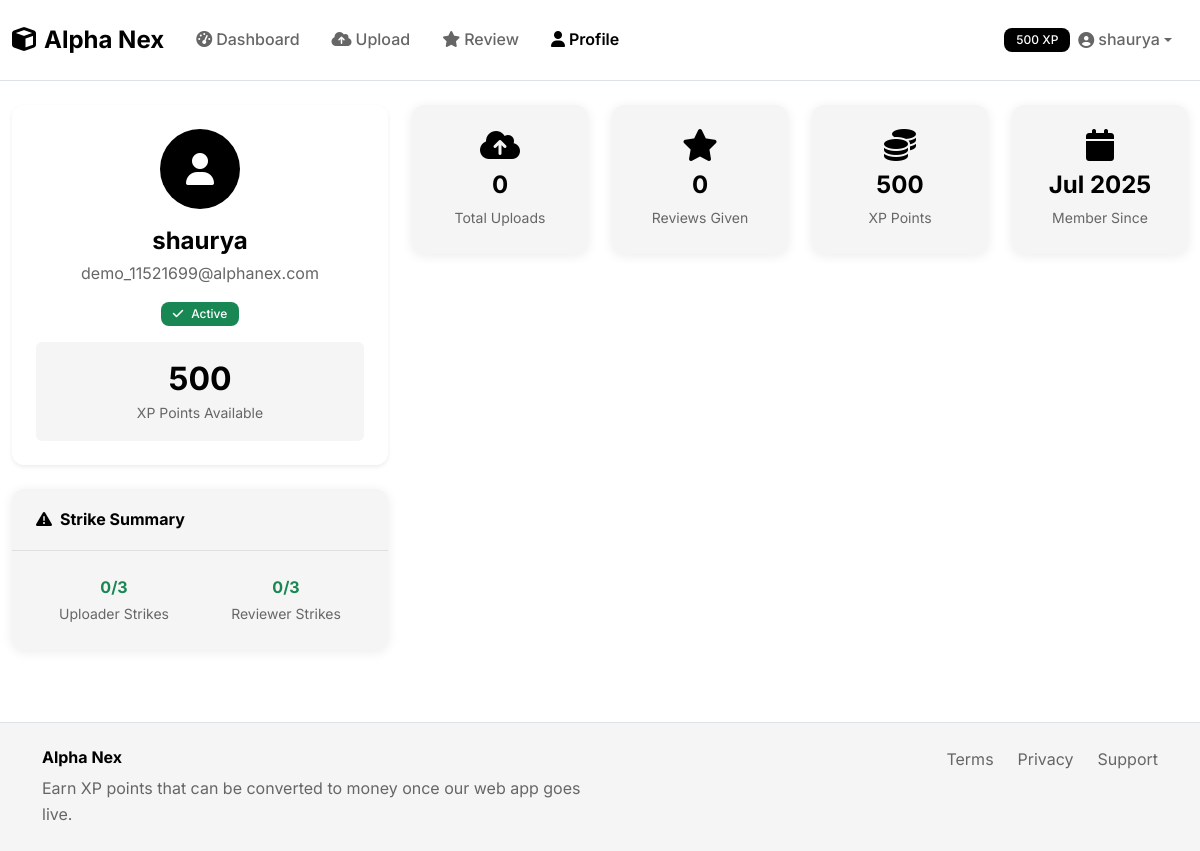
The app's page /profile (signed in) with its own data.
### models.py (models this page shows, shortened)
class User(UserMixin, db.Model):
    id = db.Column(db.Integer, primary_key=True)
    name = db.Column(db.String(100), nullable=False)
    email = db.Column(db.String(120), unique=True, nullable=False)
    password_hash = db.Column(db.String(256), nullable=False)
    is_verified = db.Column(db.Boolean, default=False)
    xp_points = db.Column(db.Integer, default=0)
    uploader_strikes = db.Column(db.Integer, default=0)
    reviewer_strikes = db.Column(db.Integer, default=0)
    is_banned = db.Column(db.Boolean, default=False)
    created_at = db.Column(db.DateTime, default=datetime.utcnow)
    kyc_verified = db.Column(db.Boolean, default=False)
    document_path = db.Column(db.String(255))
    selfie_path = db.Column(db.String(255))
    daily_upload_bytes = db.Column(db.Integer, default=0)
    daily_upload_count = db.Column(db.Integer, default=0)
    daily_upload_reset = db.Column(db.DateTime, default=datetime.utcnow)
    daily_review_count = db.Column(db.Integer, default=0)
    daily_review_reset = db.Column(db.DateTime, default=datetime.utcnow)
    uploads = db.relationship('Upload', backref='user', lazy=True)
    reviews = db.relationship('Review', backref='reviewer', lazy=True)
    strikes = db.relationship('Strike', backref='user', lazy=True)

### routes.py (the view)
@app.route('/profile')
def profile():
    user_name = session.get('user_name')
    demo_user_id = session.get('demo_user_id')
    if not user_name or not demo_user_id:
        return redirect(url_for('name_entry'))
    demo_user = User.query.get(demo_user_id)
    if not demo_user:
        return redirect(url_for('name_entry'))
    strikes = Strike.query.filter_by(user_id=demo_user.id)\
                         .order_by(Strike.created_at.desc()).all()
    return render_template('profile.html', strikes=strikes,
                         current_user=demo_user, demo_user=demo_user)

### app.py (called while the page is built)
@login_manager.user_loader
def load_user(user_id):
    from models import User
    return User.query.get(int(user_id))

### templates/profile.html (shortened to what this page needs)
{% extends "base.html" %}
{% block content %}
<div class="row">
    <div class="col-lg-4">
        <div class="card border-0 shadow-sm mb-4">
            <div class="card-body text-center">
                <div class="bg-black text-white rounded-circle d-inline-flex align-items-center justify-content-center mb-3"
                     style="width: 80px; height: 80px;">
                    <i class="fas fa-user fa-2x"></i>
                </div>
                <h4 class="fw-bold text-black mb-1">{{ current_user.name }}</h4>
                <p class="text-muted mb-3">{{ current_user.email }}</p>
                <div class="d-flex justify-content-center gap-2 mb-3">
                    {% if current_user.is_banned %}
                    <span class="badge bg-danger">
                        <i class="fas fa-ban me-1"></i>Banned
                    </span>
                    {% else %}
                    <span class="badge bg-success">
                        <i class="fas fa-check me-1"></i>Active
                    </span>
                    {% endif %}
                </div>
                <div class="bg-light rounded p-3">
                    <h2 class="fw-bold text-black mb-0">{{ current_user.xp_points }}</h2>
                    <small class="text-muted">XP Points Available</small>
                </div>
            </div>
        </div>
        <div class="card border-0 {% if current_user.uploader_strikes > 0 or current_user.reviewer_strikes > 0 %}bg-warning bg-opacity-10 border-warning{% else %}bg-light{% endif %}">
            <div class="card-header bg-transparent">
                <h6 class="fw-bold text-black mb-0">
                    <i class="fas fa-exclamation-triangle me-2"></i>Strike Summary
                </h6>
            </div>
            <div class="card-body">
                <div class="row text-center g-3">
                    <div class="col-6">
                        <div class="fw-bold text-{% if current_user.uploader_strikes >= 3 %}danger{% elif current_user.uploader_strikes > 0 %}warning{% else %}success{% endif %}">
                            {{ current_user.uploader_strikes }}/3
                        </div>
                        <small class="text-muted">Uploader Strikes</small>
                    </div>
                    <div class="col-6">
                        <div class="fw-bold text-{% if current_user.reviewer_strikes >= 3 %}danger{% elif current_user.reviewer_strikes > 0 %}warning{% else %}success{% endif %}">
                            {{ current_user.reviewer_strikes }}/3
                        </div>
                        <small class="text-muted">Reviewer Strikes</small>
                    </div>
                </div>
            </div>
        </div>
    </div>
    <div class="col-lg-8">
        <div class="row g-4 mb-4">
            <div class="col-sm-6 col-lg-3">
                <div class="card border-0 bg-light text-center">
                    <div class="card-body">
                        <i class="fas fa-cloud-upload-alt fa-2x text-black mb-2"></i>
                        <h4 class="fw-bold text-black mb-1">{{ current_user.uploads|length }}</h4>
                        <small class="text-muted">Total Uploads</small>
                    </div>
                </div>
            </div>
            <div class="col-sm-6 col-lg-3">
                <div class="card border-0 bg-light text-center">
                    <div class="card-body">
                        <i class="fas fa-star fa-2x text-black mb-2"></i>
                        <h4 class="fw-bold text-black mb-1">{{ current_user.reviews|length }}</h4>
                        <small class="text-muted">Reviews Given</small>
                    </div>
                </div>
            </div>
            <div class="col-sm-6 col-lg-3">
                <div class="card border-0 bg-light text-center">
                    <div class="card-body">
                        <i class="fas fa-coins fa-2x text-black mb-2"></i>
                        <h4 class="fw-bold text-black mb-1">{{ current_user.xp_points }}</h4>
                        <small class="text-muted">XP Points</small>
                    </div>
                </div>
            </div>
            <div class="col-sm-6 col-lg-3">
                <div class="card border-0 bg-light text-center">
                    <div class="card-body">
                        <i class="fas fa-calendar fa-2x text-black mb-2"></i>
                        <h4 class="fw-bold text-black mb-1">{{ current_user.created_at.strftime('%b %Y') }}</h4>
                        <small class="text-muted">Member Since</small>
                    </div>
                </div>
            </div>
        </div>
    </div>
</div>
{% endblock %}

### templates/base.html (shortened to what this page needs)
<!DOCTYPE html>
<html lang="en">
<head>
    <link href="https://cdn.jsdelivr.net/npm/bootstrap@5.3.0/dist/css/bootstrap.min.css" rel="stylesheet">
    <link href="https://cdnjs.cloudflare.com/ajax/libs/font-awesome/6.4.0/css/all.min.css" rel="stylesheet">
    <link href="{{ url_for('static', filename='css/style.css') }}" rel="stylesheet">
</head>
<body>
    <nav class="navbar navbar-expand-lg navbar-light bg-white border-bottom">
        <div class="container-fluid">
            <a class="navbar-brand fw-bold text-black" href="{{ url_for('index') }}">
                <i class="fas fa-cube me-2"></i>Alpha Nex
            </a>
            <div class="collapse navbar-collapse" id="navbarNav">
                <ul class="navbar-nav me-auto">
                    <li class="nav-item">
                        <a class="nav-link" href="{{ url_for('dashboard') }}">
                            <i class="fas fa-tachometer-alt me-1"></i>Dashboard
                        </a>
                    </li>
                    <li class="nav-item">
                        <a class="nav-link" href="{{ url_for('upload_file') }}">
                            <i class="fas fa-cloud-upload-alt me-1"></i>Upload
                        </a>
                    </li>
                    <li class="nav-item">
                        <a class="nav-link" href="{{ url_for('review_content') }}">
                            <i class="fas fa-star me-1"></i>Review
                        </a>
                    </li>
                    <li class="nav-item">
                        <a class="nav-link" href="{{ url_for('profile') }}">
                            <i class="fas fa-user me-1"></i>Profile
                        </a>
                    </li>
                </ul>
                <ul class="navbar-nav">
                    <li class="nav-item dropdown">
                        <a class="nav-link dropdown-toggle d-flex align-items-center" href="#" role="button" data-bs-toggle="dropdown">
                            <span class="badge bg-dark me-2">{{ demo_user.xp_points if demo_user else 500 }} XP</span>
                            <i class="fas fa-user-circle me-1"></i>{{ demo_user.name if demo_user else 'Demo User' }}
                        </a>
                    </li>
                </ul>
            </div>
        </div>
    </nav>
    <main class="container-fluid py-4">
        {% block content %}{% endblock %}
    </main>
    <footer class="bg-light border-top mt-5 py-4">
        <div class="container">
            <div class="row">
                <div class="col-md-6">
                    <h6 class="fw-bold text-black">Alpha Nex</h6>
                    <p class="text-muted mb-0">Earn XP points that can be converted to money once our web app goes live.</p>
                </div>
                <div class="col-md-6 text-md-end">
                    <div class="d-flex justify-content-md-end gap-4">
                        <a href="#" class="text-decoration-none text-muted">Terms</a>
                        <a href="#" class="text-decoration-none text-muted">Privacy</a>
                        <a href="#" class="text-decoration-none text-muted">Support</a>
                    </div>
                </div>
            </div>
        </div>
    </footer>
</body>
</html>

### static/css/style.css (style rules this page uses)
:root { --primary-black: #000000; --primary-white: #ffffff; --dark-gray: #1a1a1a; --medium-gray: #666666; --light-gray: #f5f5f5; --border-gray: #e0e0e0; --hover-gray: #f8f9fa; --font-family: 'Inter', 'Roboto', -apple-system, BlinkMacSystemFont, sans-serif; --font-weight-light: 300; --font-weight-normal: 400; --font-weight-medium: 500; --font-weight-semibold: 600; --font-weight-bold: 700; --border-radius: 8px; --border-radius-lg: 12px; --box-shadow: 0 2px 12px rgba(0, 0, 0, 0.08); --box-shadow-lg: 0 4px 24px rgba(0, 0, 0, 0.12); --transition-fast: 0.15s ease-in-out; --transition-normal: 0.3s ease-in-out; --transition-slow: 0.5s ease-in-out; }
body { font-family: var(--font-family); font-weight: var(--font-weight-normal); color: var(--dark-gray); background-color: var(--primary-white); line-height: 1.6; -webkit-font-smoothing: antialiased; -moz-osx-font-smoothing: grayscale; }
h1, h2, h3, h4, h5, h6 { font-family: var(--font-family); font-weight: var(--font-weight-bold); color: var(--primary-black); line-height: 1.3; margin-bottom: 0.5rem; }
.text-black { color: var(--primary-black) !important; }
.text-muted { color: var(--medium-gray) !important; }
.navbar { border-bottom: 1px solid var(--border-gray); background-color: var(--primary-white) !important; padding: 1rem 0; }
.navbar-brand { font-weight: var(--font-weight-bold); color: var(--primary-black) !important; font-size: 1.5rem; }
.navbar-nav .nav-link { color: var(--medium-gray) !important; font-weight: var(--font-weight-medium); padding: 0.5rem 1rem !important; transition: color var(--transition-fast); }
.navbar-nav .nav-link.active { color: var(--primary-black) !important; font-weight: var(--font-weight-semibold); }
.card { border: 1px solid var(--border-gray); border-radius: var(--border-radius-lg); background-color: var(--primary-white); box-shadow: var(--box-shadow); transition: all var(--transition-normal); }
.card-header { background-color: var(--primary-white); border-bottom: 1px solid var(--border-gray); padding: 1.25rem 1.5rem; font-weight: var(--font-weight-semibold); }
.card-body { padding: 1.5rem; }
.bg-light { background-color: var(--light-gray) !important; }
.bg-black { background-color: var(--primary-black) !important; }
.bg-white { background-color: var(--primary-white) !important; }
.badge { font-family: var(--font-family); font-weight: var(--font-weight-medium); padding: 0.375rem 0.75rem; border-radius: var(--border-radius); font-size: 0.75rem; display: inline-flex; align-items: center; gap: 0.25rem; }
.badge.bg-dark { background-color: var(--primary-black) !important; color: var(--primary-white); }

### records on screen
User: xp_points "500", name "shaurya", email "demo_11521699@alphanex.com", uploader_strikes "0", reviewer_strikes "0", created_at "Jul 2025"

### other values on screen
{{ current_user.uploads|length }} "0"
{{ current_user.reviews|length }} "0"
